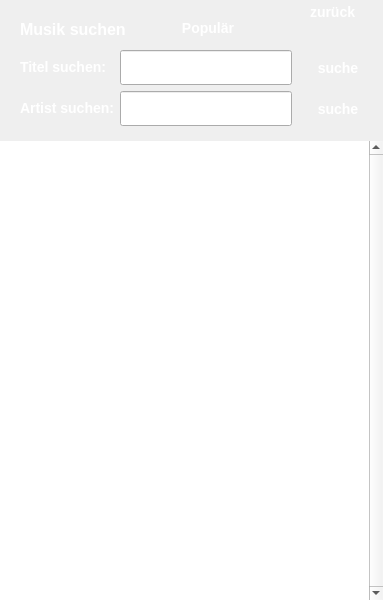
<?xml version="1.0" encoding="UTF-8"?>
<ui version="4.0">
 <class>SearchMusicWindow</class>
 <widget class="QMainWindow" name="SearchMusicWindow">
  <property name="geometry">
   <rect>
    <x>0</x>
    <y>0</y>
    <width>383</width>
    <height>600</height>
   </rect>
  </property>
  <property name="cursor">
   <cursorShape>ArrowCursor</cursorShape>
  </property>
  <property name="windowTitle">
   <string>GSP - Musik suchen</string>
  </property>
  <property name="windowIcon">
   <iconset resource="Design.qrc">
    <normaloff>:/theme/gen/RES/Icon.ico</normaloff>:/theme/gen/RES/Icon.ico</iconset>
  </property>
  <property name="styleSheet">
   <string notr="true">#btnBack {
background-image: url(:/theme/searchmusic/RES/theme/Musik_Suche/Zurueck_pressed.png);
border: none;
background-repeat: none;
}

QLabel {
font: 14px &quot;Arial&quot;;
color: rgb(163, 163, 163);
}

#btnBack:hover {
background-image: url(:/theme/searchmusic/RES/theme/Musik_Suche/Zurueck_hover.png);
}

#btnBack:pressed {
background-image: url(:/theme/searchmusic/RES/theme/Musik_Suche/Zurueck_normal.png);
}

#lblBtnBack {
font: 14px;
font-weight: bold;
font-family: arial, verdana, sans-serif;
color: rgb(255,255,255);
}

#lblSearchMusic {
font: 16px;
font-weight: bold;
font-family: arial, verdana, sans-serif;
color: rgb(255, 255, 255);
}

#txtSearchSong {
border-image: url(:/theme/searchmusic/RES/theme/Musik_Suche/Input.png);
padding: 0 6px;
}

#txtSearchArtist {
border-image: url(:/theme/searchmusic/RES/theme/Musik_Suche/Input.png);
padding: 0 6px;
}

#lblSearchSong {
font: 14px;
font-weight: bold;
font-family: arial, verdena, sans-serif;
color: rgb(255, 255, 255);
}

#lblSearchArtist {
font: 14px;
font-weight: bold;
font-family: arial, verdena, sans-serif;
color: rgb(255, 255, 255);
}

#btnPopular, #btnSearchSong, #btnSearchArtist {
background-image: url(:/theme/searchmusic/RES/theme/Musik_Suche/Search_normal.png);
border: none;
background-repeat: none;
font: 14px;
font-weight: bold;
font-family: arial, verdana, sans-serif;
color: rgb(255,255,255);
}

#btnPopular:hover, #btnSearchSong:hover, #btnSearchArtist:hover {
background-image: url(:/theme/searchmusic/RES/theme/Musik_Suche/Search_hover.png);
}

#btnPopular:pressed, #btnSearchSong:pressed, #btnSearchArtist:pressed {
background-image: url(:/theme/searchmusic/RES/theme/Musik_Suche/Search_pressed.png);
}</string>
  </property>
  <widget class="QWidget" name="centralwidget">
   <widget class="QLabel" name="label">
    <property name="geometry">
     <rect>
      <x>0</x>
      <y>0</y>
      <width>383</width>
      <height>141</height>
     </rect>
    </property>
    <property name="pixmap">
     <pixmap resource="Design.qrc">:/theme/searchmusic/RES/theme/Musik_Suche/BG_Top.png</pixmap>
    </property>
   </widget>
   <widget class="QPushButton" name="btnBack">
    <property name="geometry">
     <rect>
      <x>296</x>
      <y>0</y>
      <width>87</width>
      <height>32</height>
     </rect>
    </property>
   </widget>
   <widget class="QLabel" name="lblBtnBack">
    <property name="geometry">
     <rect>
      <x>310</x>
      <y>4</y>
      <width>62</width>
      <height>16</height>
     </rect>
    </property>
    <property name="text">
     <string>zurück</string>
    </property>
   </widget>
   <widget class="QLabel" name="lblSearchMusic">
    <property name="geometry">
     <rect>
      <x>20</x>
      <y>20</y>
      <width>106</width>
      <height>18</height>
     </rect>
    </property>
    <property name="text">
     <string>Musik suchen</string>
    </property>
   </widget>
   <widget class="QLabel" name="lblSearchSong">
    <property name="geometry">
     <rect>
      <x>20</x>
      <y>59</y>
      <width>90</width>
      <height>16</height>
     </rect>
    </property>
    <property name="text">
     <string>Titel suchen:</string>
    </property>
   </widget>
   <widget class="QLineEdit" name="txtSearchSong">
    <property name="geometry">
     <rect>
      <x>120</x>
      <y>50</y>
      <width>172</width>
      <height>35</height>
     </rect>
    </property>
   </widget>
   <widget class="QLabel" name="lblSearchArtist">
    <property name="geometry">
     <rect>
      <x>20</x>
      <y>100</y>
      <width>97</width>
      <height>16</height>
     </rect>
    </property>
    <property name="text">
     <string>Artist suchen:</string>
    </property>
   </widget>
   <widget class="QLineEdit" name="txtSearchArtist">
    <property name="geometry">
     <rect>
      <x>120</x>
      <y>91</y>
      <width>172</width>
      <height>35</height>
     </rect>
    </property>
   </widget>
   <widget class="QPushButton" name="btnSearchSong">
    <property name="geometry">
     <rect>
      <x>300</x>
      <y>50</y>
      <width>76</width>
      <height>35</height>
     </rect>
    </property>
    <property name="text">
     <string>suche</string>
    </property>
   </widget>
   <widget class="QPushButton" name="btnSearchArtist">
    <property name="geometry">
     <rect>
      <x>300</x>
      <y>91</y>
      <width>76</width>
      <height>35</height>
     </rect>
    </property>
    <property name="text">
     <string>suche</string>
    </property>
   </widget>
   <widget class="QListWidget" name="lstItems">
    <property name="geometry">
     <rect>
      <x>0</x>
      <y>141</y>
      <width>383</width>
      <height>459</height>
     </rect>
    </property>
    <property name="frameShape">
     <enum>QFrame::NoFrame</enum>
    </property>
    <property name="verticalScrollBarPolicy">
     <enum>Qt::ScrollBarAlwaysOn</enum>
    </property>
    <property name="horizontalScrollBarPolicy">
     <enum>Qt::ScrollBarAlwaysOff</enum>
    </property>
    <property name="selectionMode">
     <enum>QAbstractItemView::NoSelection</enum>
    </property>
    <property name="verticalScrollMode">
     <enum>QAbstractItemView::ScrollPerPixel</enum>
    </property>
   </widget>
   <widget class="QPushButton" name="btnPopular">
    <property name="geometry">
     <rect>
      <x>170</x>
      <y>10</y>
      <width>76</width>
      <height>35</height>
     </rect>
    </property>
    <property name="text">
     <string>Populär</string>
    </property>
   </widget>
  </widget>
 </widget>
 <resources>
  <include location="Design.qrc"/>
 </resources>
 <connections/>
</ui>
